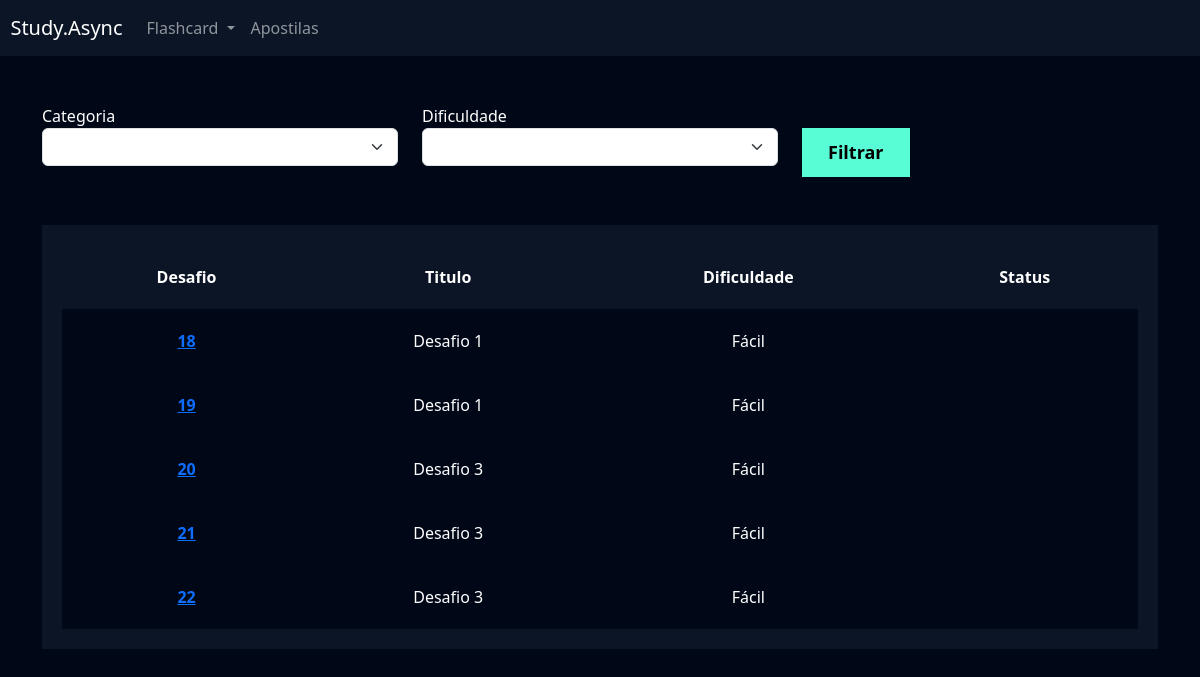
The page /flashcard/listar_desafio/ (signed in) on the database its author committed.
### flashcard/models.py (models this page shows, shortened)
class Desafio(models.Model):
    user = models.ForeignKey(User, on_delete=models.DO_NOTHING)
    titulo = models.CharField(max_length=100)
    categoria = models.ManyToManyField(Categoria)
    quantidade_perguntas = models.IntegerField()
    dificuldade = models.CharField(max_length=1, choices=Flashcard.DIFICULDADE_CHOICES)
    flashcards = models.ManyToManyField(FlashcardDesafio)

### flashcard/views.py (the view)
# urls.py: path('listar_desafio/', views.listar_desafio, name='listar_desafio'),
def listar_desafio(request):
    desafios = Desafio.objects.filter(user = request.user)
    return render(request, 'listar_desafio.html', {'desafios': desafios})

### flashcard/templates/listar_desafio.html (shortened to what this page needs)
{% extends "base.html" %}
{% load static %}
{% block 'cabecalho' %}
 <link href="{% static 'usuarios/css/cadastro.css' %}" rel="stylesheet">
 <link href="{% static 'flashcard/css/novo_flashcard.css' %}" rel="stylesheet">
 <link href="{% static 'flashcard/css/iniciar_desafio.css' %}" rel="stylesheet">
 <link href="{% static 'flashcard/css/desafio.css' %}" rel="stylesheet">
 <link href='https://unpkg.com/boxicons@2.1.4/css/boxicons.min.css' rel='stylesheet'>
{% endblock 'cabecalho' %}
{% block 'conteudo' %}
{% include "partials/header.html" %}
 <div class="container">
 <br>
 <br>
 <div class="row">
 <div class="col-md">
 <form action="" method="GET">
 <label for="">Categoria</label>
 <select name="categoria" class="form-select">
 </select>
 </div>
 <div class="col-md">
 <label for="">Dificuldade</label>
 <select name="dificuldade" class="form-select">
 </select>
 </div>
 <div class="col-md">
 <br>
 <input type="submit" value="Filtrar" class="btn-cadastro">
 </div>
 </div>
 <br>
 <br>
 <div class="box-listar">
 <table>
 <thead>
 <tr>
 <th scope="col">Desafio</th>
 <th scope="col">Titulo</th>
 <th scope="col">Dificuldade</th>
 <th scope="col">Status</th>
 </tr>
 </thead>
 <tbody>
 {% for desafio in desafios %}
 <tr class="linha">
 <th><a href="{% url 'desafio' desafio.id %}">{{desafio.id}}</a></th>
 <td>{{desafio.titulo}}</td>
 <td>{{desafio.get_dificuldade_display}}</td>
 <td>{{desafio.status}}</td>
 </tr>
 {% endfor %}
 </tbody>
 </table>
 </div>
 </div>
{% endblock 'conteudo' %}

### templates/static/general/css/base.css (style rules this page uses)
:root { --main-color: #0b1526; --dark-color: #000716; --secondary-dark-color: rgb(15, 2, 26); --light-color: #00c1f3; --contrast-color: #f4c96b; --differential-color: #58fcd5; }
body { background-color: var(--dark-color) !important; color: white !important; }

### templates/static/usuarios/css/cadastro.css (style rules this page uses)
* { margin: 0; padding: 0; }
.btn-cadastro { padding: 10px; background-color: #58fcd5; border: none; border: 1px solid #58fcd5; font-size: 18px; font-weight: bold; padding-left: 25px; padding-right: 25px; }

### templates/static/flashcard/css/desafio.css (style rules this page uses)
.box-listar { background-color: #0b1526; padding: 20px; }
table { width: 100%; padding: 20px; text-align: center; }
.linha { height: 40px; background-color: var(--dark-color); padding: 20px; }
td, th { padding: 20px; }
tr { background-color: var(--main-color); }

### rows shown on the page
Desafio: id "18", titulo "Desafio 1", dificuldade "Fácil"
Desafio: id "19", titulo "Desafio 1", dificuldade "Fácil"
Desafio: id "20", titulo "Desafio 3", dificuldade "Fácil"
Desafio: id "21", titulo "Desafio 3", dificuldade "Fácil"
Desafio: id "22", titulo "Desafio 3", dificuldade "Fácil"
